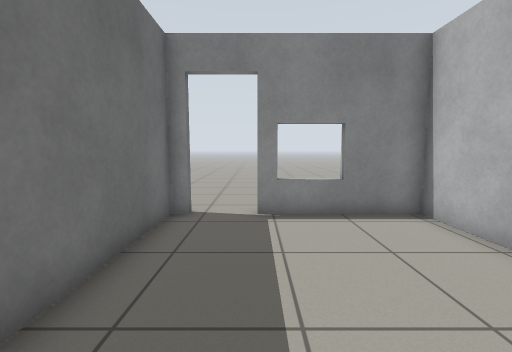
View 1 (above)

21 first-person views from a walk through a robot-simulator world made for Gazebo. The camera is 0.94 m above the floor, tilts 6° down and sees 90° across. The floor is counted in squares, 0.5 m on a side. Each view is taken from the middle of a square. On the plan, view 1 faces up. The plan holds only what a view shows up to about 15 squares ahead; the rest is blank.

View 2
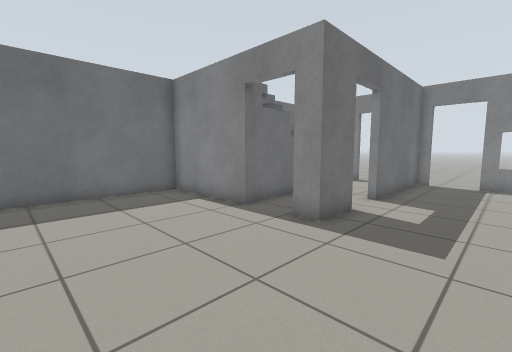

View 3
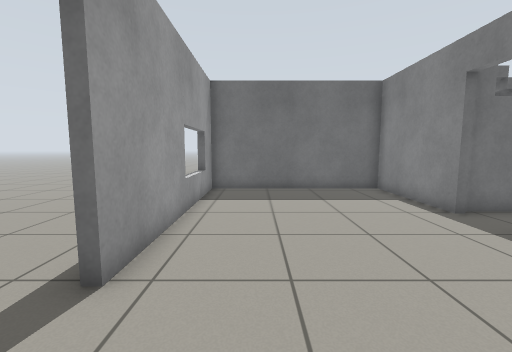

View 4
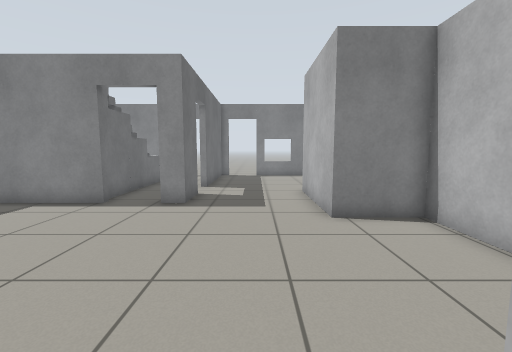

View 5
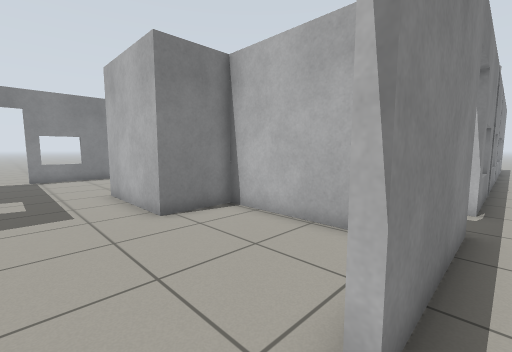

View 6
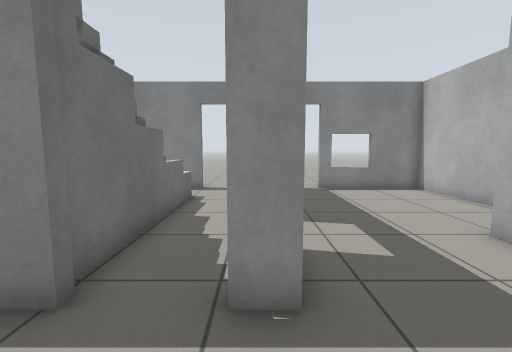

View 7
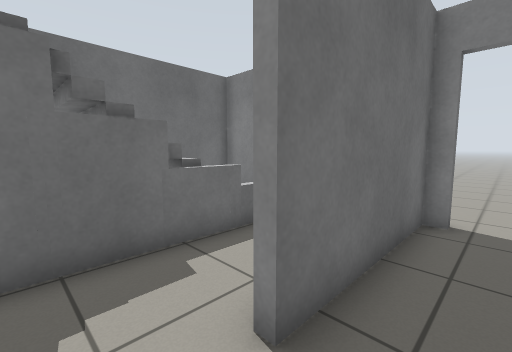

View 8
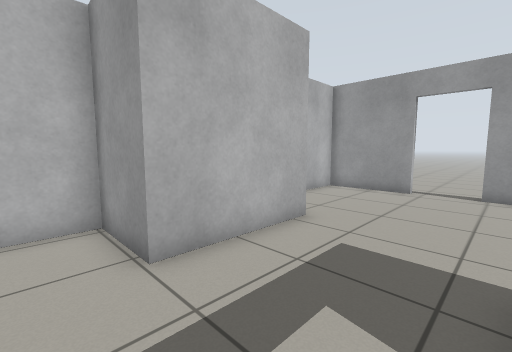

View 9
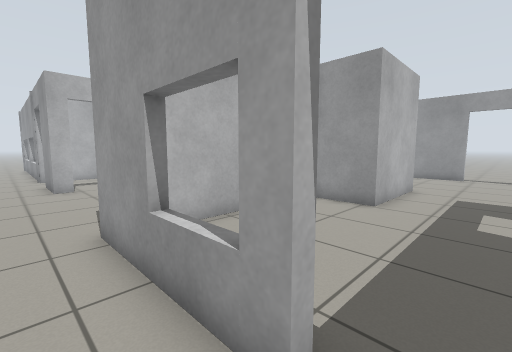

View 10
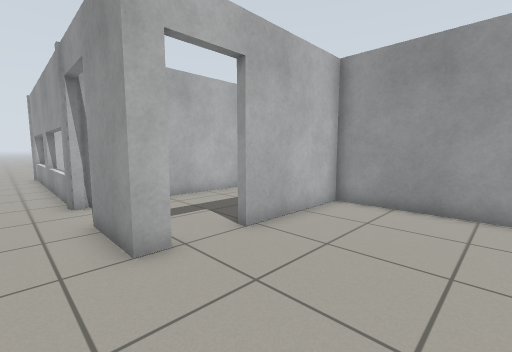

View 11
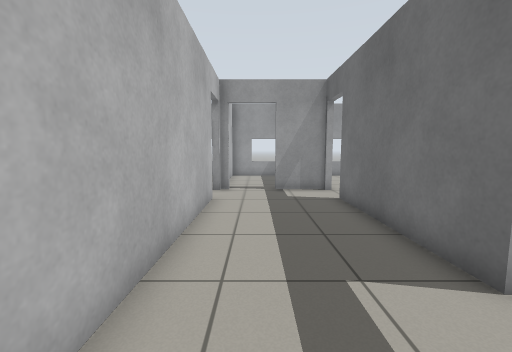

View 12
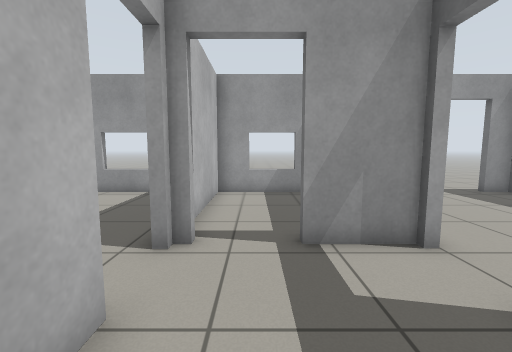

View 13
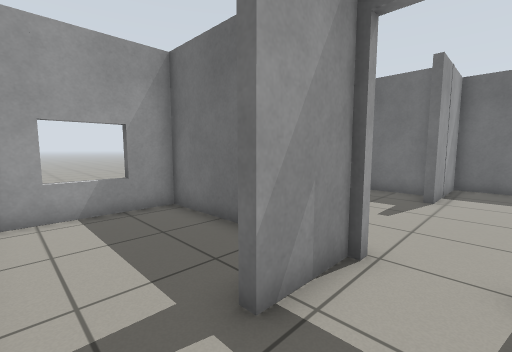

View 14
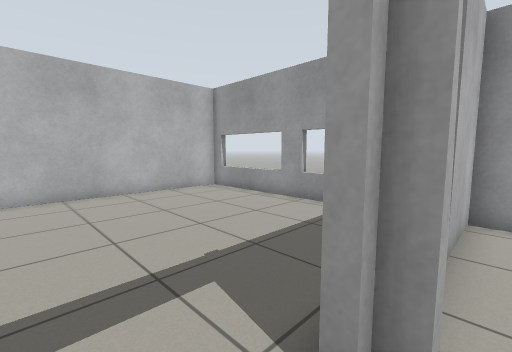

View 15
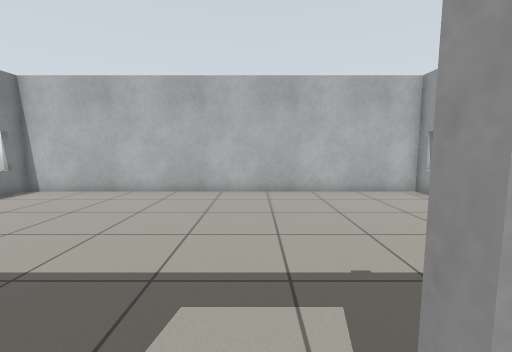

View 16
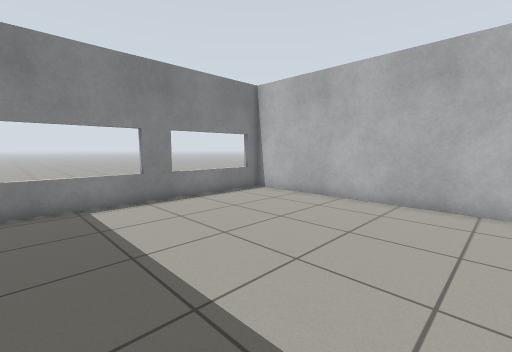

View 17
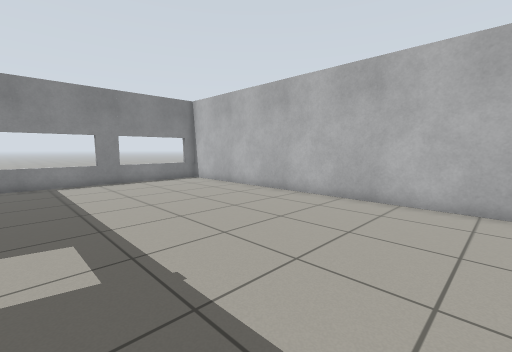

View 18
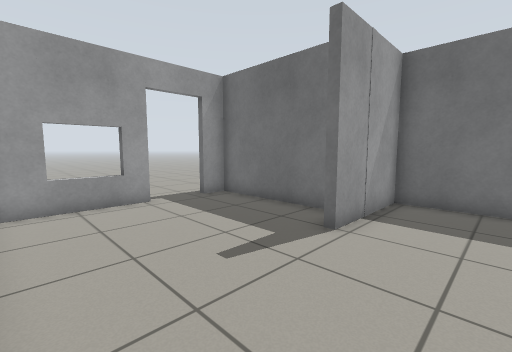

View 19
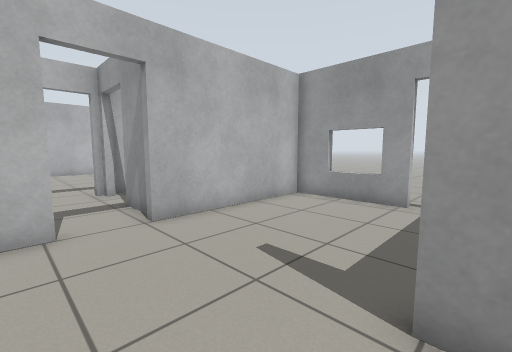

View 20
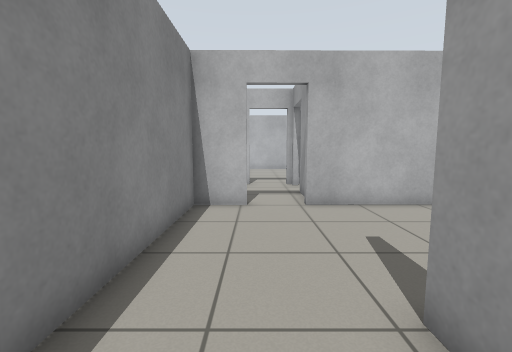

View 21
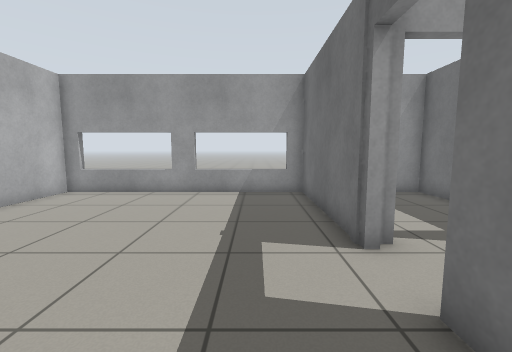

### Floor plan
Ten units are one square. View 1 is at (0, 0); x grows to the right and y downward. Boxes are objects, and circles mark ways between rooms. Rooms are numbered by the first view taken in them; rooms with no view inside come last. Other rooms are left out.
<svg viewBox="-106 -95 394 210">
<path fill="none" stroke="#000" d="M-25 2 -25 22 -34 22M9 101 46 101 46 41 21 41 21 -4 46 -4 46 -21M-101 30 -101 101 -13 101M46 -32 46 -73 0 -73M-19 -73 -25 -73 -25 -17M60 104 9 104M195 104 83 104M124 -67 124 -76 151 -76M173 -76 180 -76M185 -76 280 -76M79 -4 125 -4 124 -49 128 -49M0 -76 51 -76M128 -49 128 17M177 18 177 -72M128 39 151 39M173 39 178 39M180 9 180 18M180 36 180 101 283 101 283 -73 189 -73M49 44 49 101 60 101M83 101 126 101 125 37M125 18 125 -1 59 -1M24 9 24 39 66 39M128 67 128 101 177 101 177 43"/>
<circle cx="-100" cy="15" r="3" fill="#2a7"/>
<circle cx="0" cy="100" r="3" fill="#2a7"/>
<circle cx="-10" cy="-72" r="3" fill="#2a7"/>
<circle cx="-10" cy="-90" r="3" fill="#2a7"/>
<circle cx="70" cy="100" r="3" fill="#2a7"/>
<circle cx="130" cy="-55" r="3" fill="#2a7"/>
<circle cx="160" cy="-70" r="3" fill="#2a7"/>
<circle cx="180" cy="25" r="3" fill="#2a7"/>
<circle cx="130" cy="25" r="3" fill="#2a7"/>
<circle cx="160" cy="40" r="3" fill="#2a7"/>
<text x="-20" y="30">1</text>
<text x="50" y="110">2</text>
<text x="120" y="-70">3</text>
<text x="150" y="-20">4</text>
<text x="230" y="20">5</text>
<text x="80" y="50">6</text>
<text x="150" y="70">7</text>
</svg>
Room 1 opens to room 2. Room 1 opens to room 3. Room 2 opens to room 3. Room 2 opens to room 6. Room 3 opens to room 4. Room 4 opens to room 5. Room 4 opens to room 6. Room 4 opens to room 7.

Where each view was taken, in squares from view 1:
view 1: 0 up, 0 right, facing up
view 2: 8 down, 1 right, facing up-left
view 3: 8 down, 2 right, facing left
view 4: 11 down, 0 right, facing up
view 5: 11 down, 1 left, facing up-right
view 6: 5 down, 3 left, facing up
view 7: 0 up, 1 left, facing up-left
view 8: 2 up, 2 left, facing down-right
view 9: 9 up, 1 left, facing down-right
view 10: 9 up, 8 right, facing down-right
view 11: 8 up, 16 right, facing down
view 12: 1 up, 16 right, facing down
view 13: 2 down, 17 right, facing down-left
view 14: 2 down, 17 right, facing down-right
view 15: 3 down, 17 right, facing right
view 16: 2 down, 19 right, facing up-right
view 17: 8 down, 19 right, facing up-right
view 18: 1 down, 12 right, facing down-left
view 19: 1 down, 6 right, facing down-right
view 20: 2 down, 4 right, facing right
view 21: 1 up, 20 right, facing down
